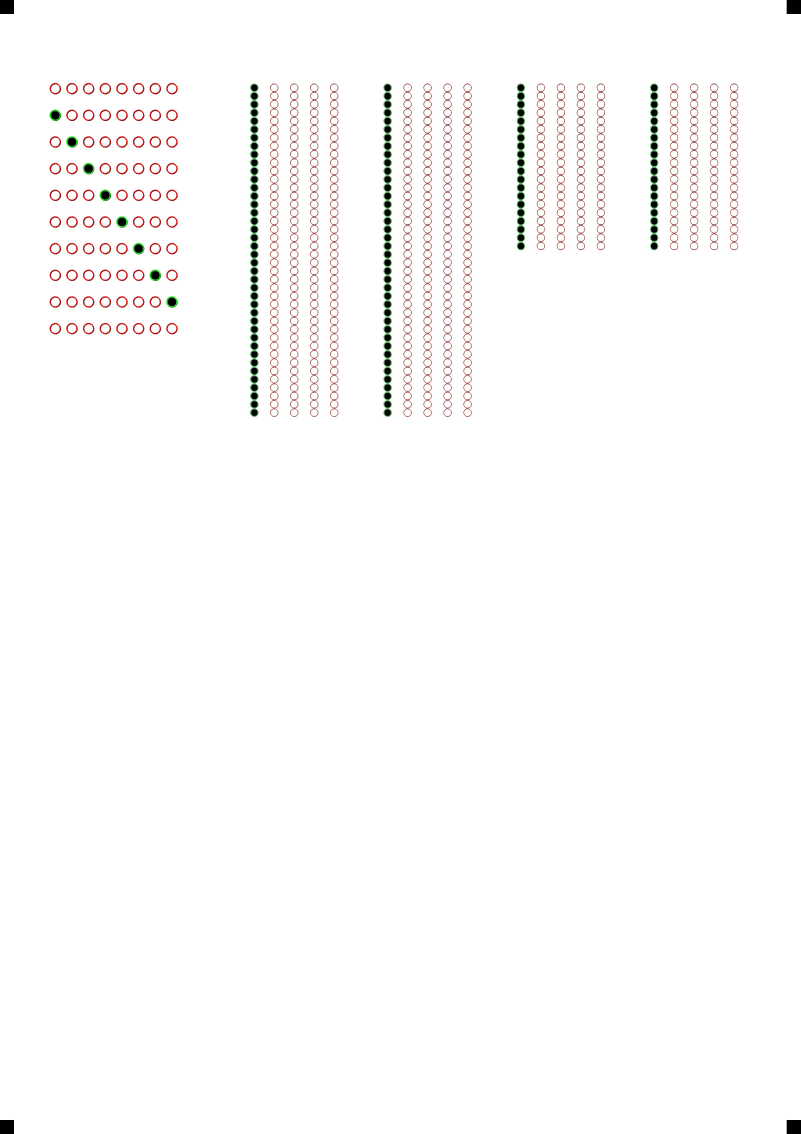
#> input picture backend/python-scripts/output/processed_test-image.jpg, 2401 x 3401 px (shown at 1/3 size)
$ python probe_image.py
#> lines starting #> are read from the running program, lines starting #| are printed output that depends on the picture; after the words box and inside, x2 and y2 are one past the last pixel; in counts of white or black regions, pixels touching at a corner belong together
import cv2
import numpy as np

def probe_image():
    img = cv2.imread('output/processed_test-image.jpg')
#> img is the input picture: shape (3401, 2401, 3); mean B, G, R 250.5, 250.8, 251.8
    if img is None:
        print("Failed to load processed image")
        return

    print(f"Image Shape: {img.shape}")
#| Image Shape: (3401, 2401, 3)

    # Check the expected location of the first bubble of Student Number (Row 1, Col 0 - Digit '1')
    # Config x=150, y=250.
    # Digit 1 is at Row 1. Row spacing 80.
    # Bubble Radius 15.
    # Center: x = 150 + 0*50 + 15 = 165
    #         y = 250 + 1*80 + 15 = 345

    cx, cy = 165, 345
    print(f"Probing expected center of '1' bubble: ({cx}, {cy})")

    # Print 5x5 patch around center
    patch = img[cy-2:cy+3, cx-2:cx+3]
    # Scan for Red Debug Circles (0, 0, 255) and Black Bubbles (0, 0, 0)
    # in the Student Number area (approx x=100-200, y=300-400)

    # Define search region for first bubble
    x_start, x_end = 50, 250
    y_start, y_end = 250, 450

    roi = img[y_start:y_end, x_start:x_end]
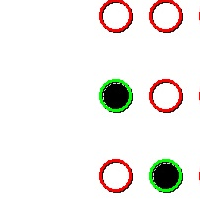
#> roi: shape (200, 200, 3); mean B, G, R 234.6, 237.9, 240.9

    # Find Red Pixels
    # Mask for Red: B < 50, G < 50, R > 200
    mask_red = (roi[:,:,0] < 50) & (roi[:,:,1] < 50) & (roi[:,:,2] > 200)
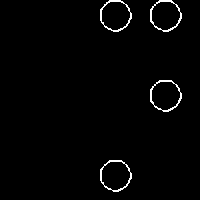
#> mask_red: shape (200, 200) bool; 1.7% white in thin lines or dots, all inside (x1, y1, x2, y2) = (100, 0, 182, 192)
    ys_red, xs_red = np.where(mask_red)
#> ys_red = 683 values from 0 to 191; xs_red = 683 values, max 181 at index 155, min 100 at index 118, mean 140.3

    if len(xs_red) > 0:
        red_cx = np.mean(xs_red) + x_start
#> red_cx = 190.3
        red_cy = np.mean(ys_red) + y_start
#> red_cy = 324.6
        print(f"Found RED Circle Center at: ({red_cx:.1f}, {red_cy:.1f})")
#| Found RED Circle Center at: (190.3, 324.6)
    else:
        print("No RED Debug Circles found.")

    # Find Black Bubbles
    # Mask for Black: B < 50, G < 50, R < 50
    # But need to exclude the Red circle's influence?
    # The bubble is a filled circle. The Red circle is an outline (thickness 2).
    mask_black = (roi[:,:,0] < 50) & (roi[:,:,1] < 50) & (roi[:,:,2] < 50)
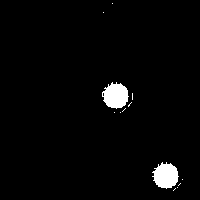
#> mask_black: shape (200, 200) bool; 2.6% white; 13 white regions (11 under 20 px), largest, box (x1, y1, x2, y2) and area: (102, 82, 129, 109) 516, (152, 162, 179, 189) 509
    ys_black, xs_black = np.where(mask_black)
#> ys_black = 1054 values from 3 to 190; xs_black = 1054 values, max 182 at index 893, min 102 at index 163, mean 140.2

    if len(xs_black) > 0:
        # Filter noise? Assume largest blob is the bubble
        black_cx = np.mean(xs_black) + x_start
#> black_cx = 190.2
        black_cy = np.mean(ys_black) + y_start
#> black_cy = 384.6
        print(f"Found BLACK Bubble Center at: ({black_cx:.1f}, {black_cy:.1f})")
#| Found BLACK Bubble Center at: (190.2, 384.6)
    else:
        print("No BLACK Bubbles found.")

    if len(xs_red) > 0 and len(xs_black) > 0:
        dx = black_cx - red_cx
#> dx = -0.0997
        dy = black_cy - red_cy
#> dy = 60
        print(f"DX: {dx:.2f}")
#| DX: -0.10
        print(f"DY: {dy:.2f}")
#| DY: 60.00
    elif len(xs_red) == 0:
        print("RED_MISSING")
    elif len(xs_black) == 0:
        print("BLACK_MISSING")

if __name__ == "__main__":
    probe_image()
